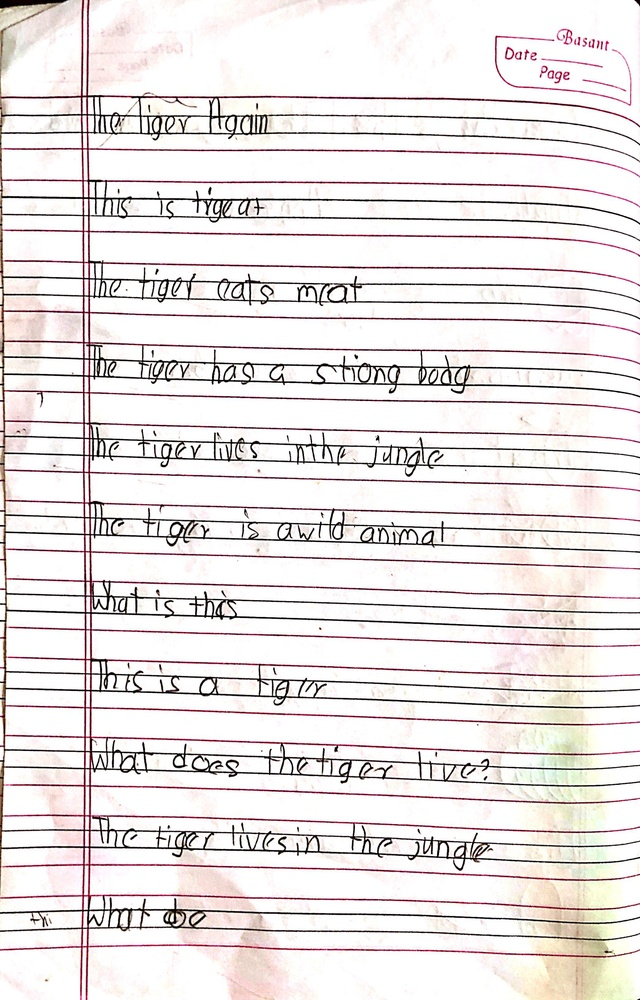
#> input picture dataset/kid1/IMG-20260311-WA0082.jpg, 640 x 1000 px, shrunk from 2088 x 3264 before the run
$ python -i line_removal.py   (imports and definitions only)
#> lines starting #> are read from the running program, lines starting #| are printed output that depends on the picture; after the words box and inside, x2 and y2 are one past the last pixel; in counts of white or black regions, pixels touching at a corner belong together
import cv2
import numpy as np

def inpaint_horizontal_lines(gray):
    se = cv2.getStructuringElement(cv2.MORPH_RECT, (101, 101))
    bg = cv2.morphologyEx(gray, cv2.MORPH_DILATE, se)
    diff = cv2.divide(gray, bg, scale=255)

    line_thresh = cv2.adaptiveThreshold(
        diff, 255,
        cv2.ADAPTIVE_THRESH_MEAN_C,
        cv2.THRESH_BINARY_INV, 15, 10
    )

    horiz_k = cv2.getStructuringElement(cv2.MORPH_RECT, (100, 1))
    lines = cv2.morphologyEx(line_thresh, cv2.MORPH_OPEN, horiz_k)

    mask = cv2.dilate(lines, np.ones((3,1), np.uint8))

    healed = cv2.inpaint(diff, mask, 1, cv2.INPAINT_TELEA)
    return healed

>>> import cv2
>>> picture = cv2.imread('../../dataset/kid1/IMG-20260311-WA0082.jpg', cv2.IMREAD_GRAYSCALE)
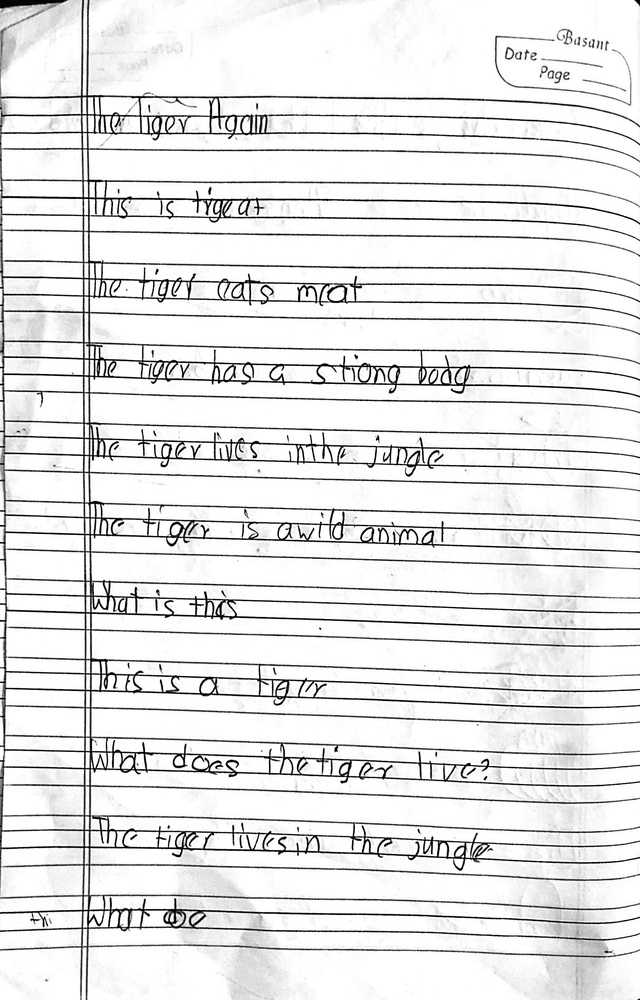
#> picture: shape (1000, 640); min 0, max 255, mean 229.8
>>> result = inpaint_horizontal_lines(picture)
#> in inpaint_horizontal_lines, `bg = cv2.morphologyEx(gray, cv2.MORPH_DILATE, se)`: bg: shape (1000, 640); every value is 255
#> in inpaint_horizontal_lines, `line_thresh = cv2.adaptiveThreshold( diff, 255, cv2.ADAPTIVE_THRESH_ME..`:
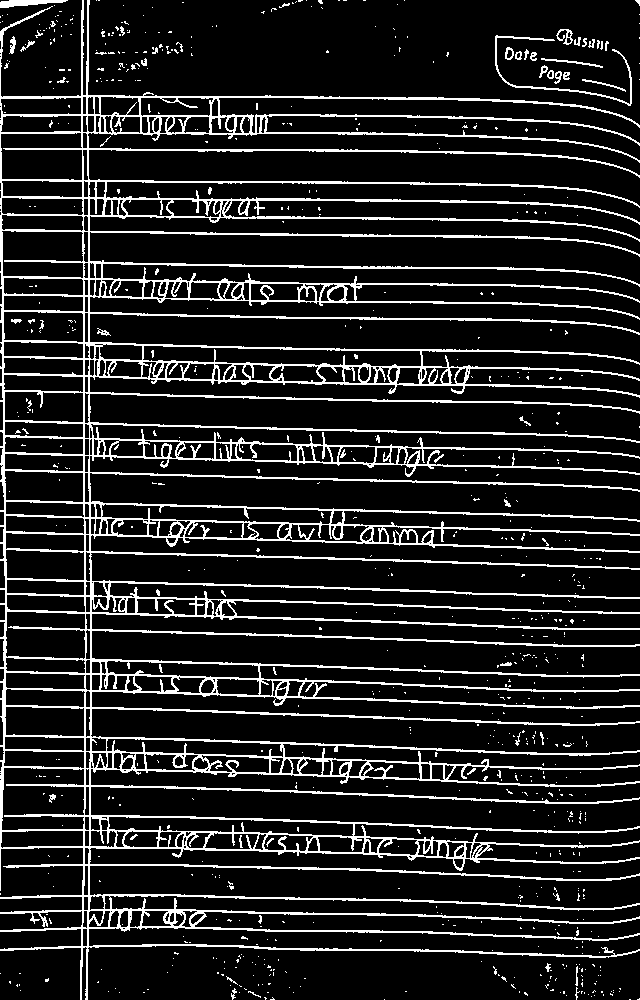
#> line_thresh: shape (1000, 640); 13.2% white in thin lines or dots
#> in inpaint_horizontal_lines, `lines = cv2.morphologyEx(line_thresh, cv2.MORPH_OPEN, horiz_k)`:
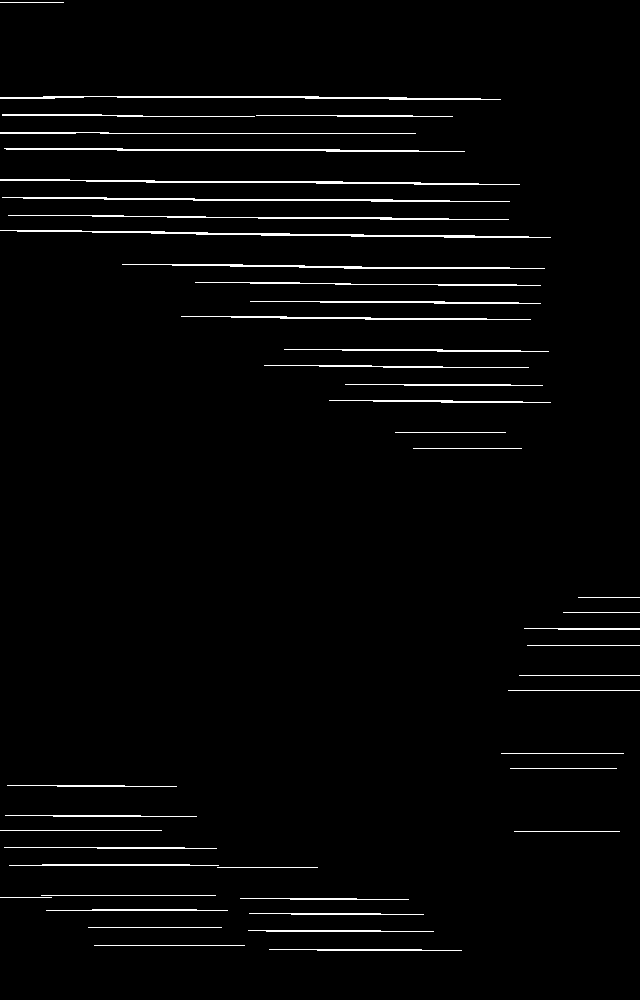
#> lines: shape (1000, 640); 2.4% white in thin lines or dots
#> in inpaint_horizontal_lines, `mask = cv2.dilate(lines, np.ones((3,1), np.uint8))`:
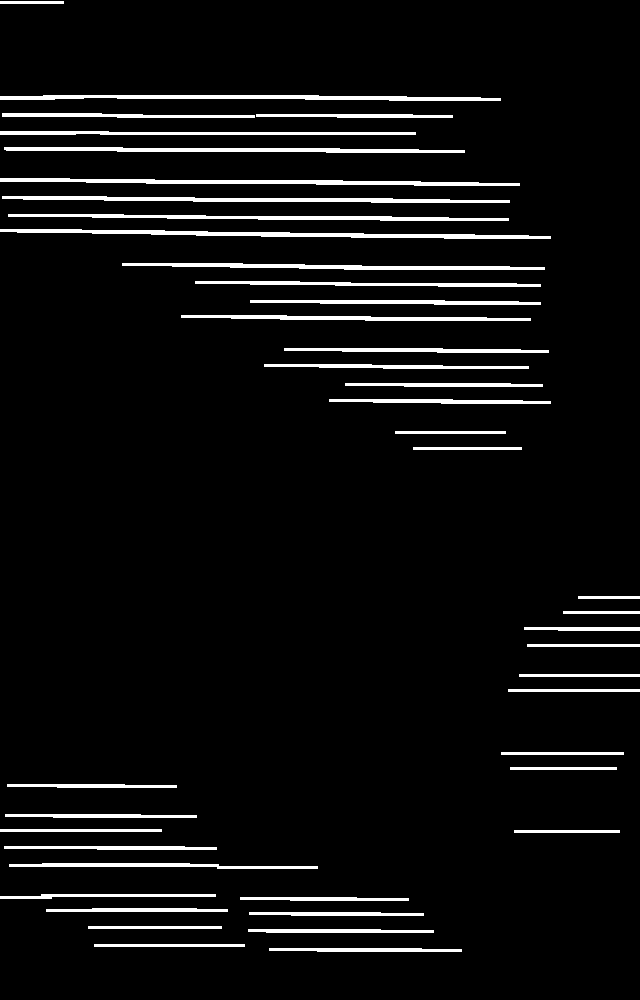
#> mask: shape (1000, 640); 5.5% white; 42 white regions, largest, box (x1, y1, x2, y2) and area: (0, 229, 551, 239) 2254, (0, 178, 520, 186) 2066, (0, 95, 501, 101) 1995
#> in inpaint_horizontal_lines, `healed = cv2.inpaint(diff, mask, 1, cv2.INPAINT_TELEA)`:
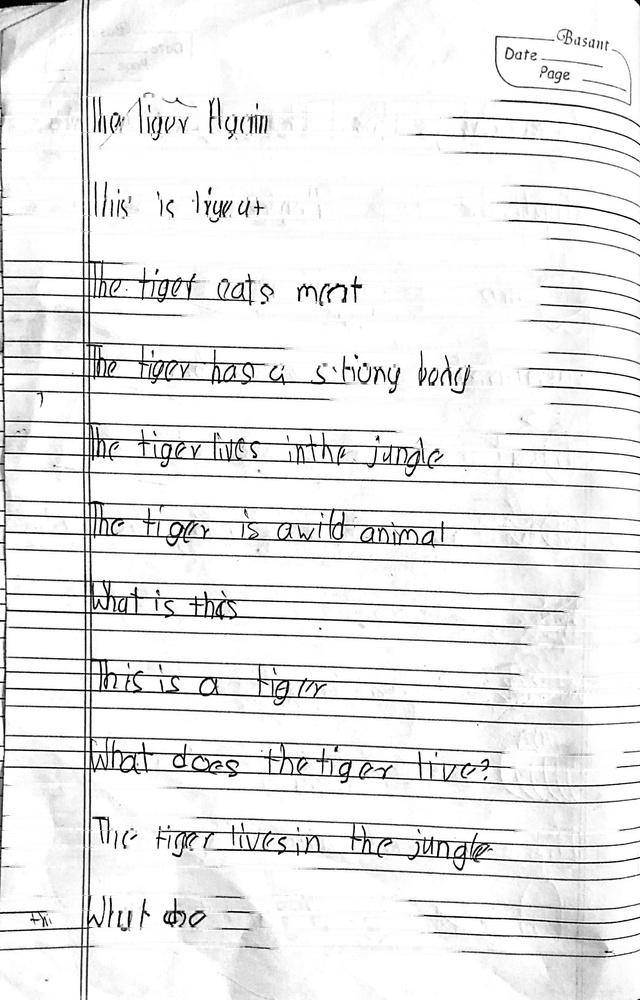
#> healed: shape (1000, 640); min 0, max 255, mean 234.8

$ run again, on dataset/kid1/IMG-20260311-WA0084.jpg
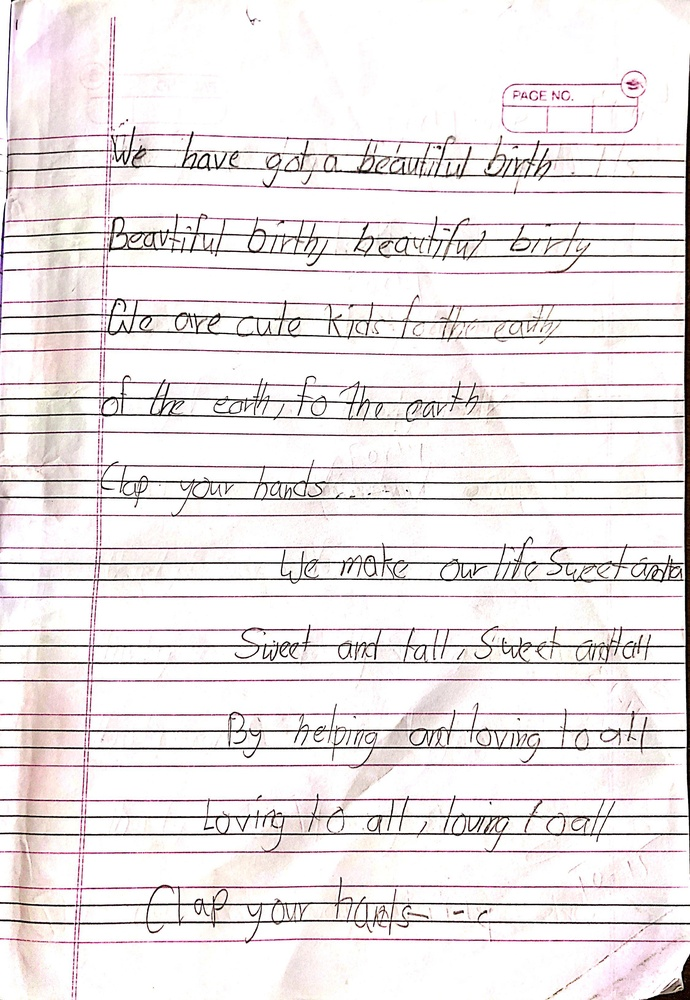
#> input picture dataset/kid1/IMG-20260311-WA0084.jpg, 690 x 1000 px, shrunk from 2248 x 3256 before the run
#> bg: shape (1000, 690); every value is 255
#> in inpaint_horizontal_lines, `line_thresh = cv2.adaptiveThreshold( diff, 255, cv2.ADAPTIVE_THRESH_ME..`:
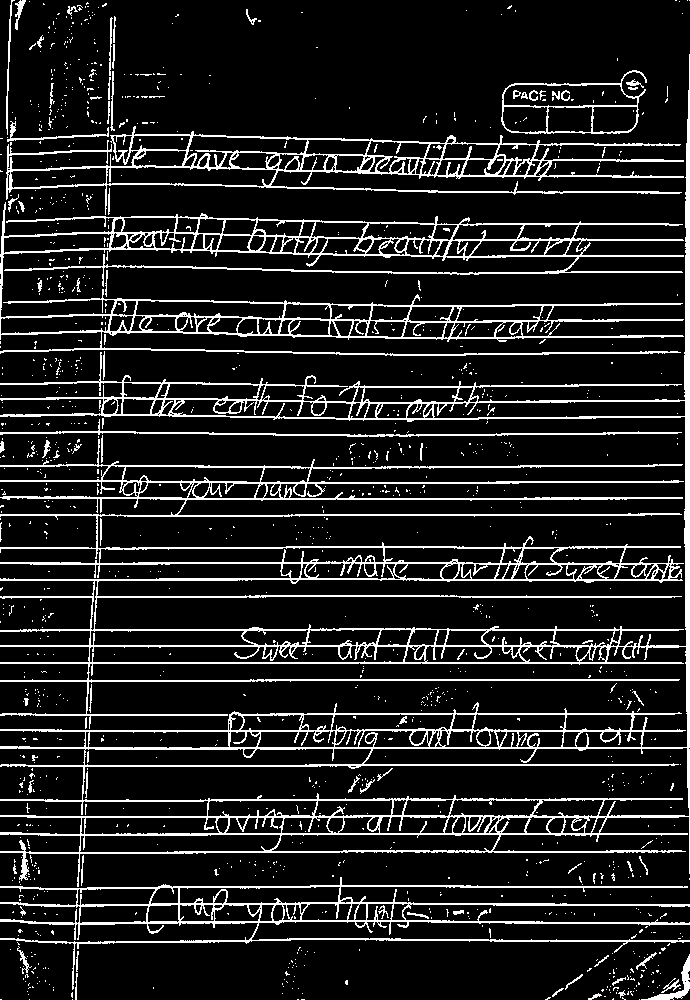
#> line_thresh: shape (1000, 690); 12.5% white in thin lines or dots
#> lines: shape (1000, 690); 5.8% white in thin lines or dots, all inside (x1, y1, x2, y2) = (0, 84, 690, 943)
#> mask: shape (1000, 690); 12.9% white; 59 white regions, largest, box (x1, y1, x2, y2) and area: (0, 746, 690, 751) 2811, (0, 832, 689, 837) 2772, (0, 496, 684, 501) 2751
#> in inpaint_horizontal_lines, `healed = cv2.inpaint(diff, mask, 1, cv2.INPAINT_TELEA)`:
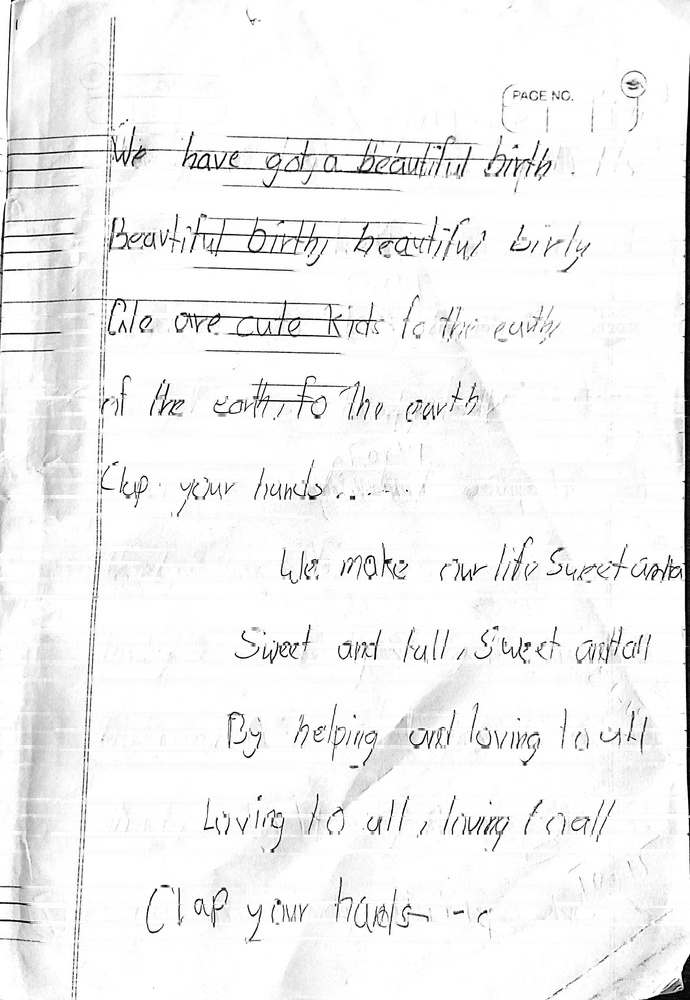
#> healed: shape (1000, 690); min 0, max 255, mean 242.7

$ run again, on dataset/kid1/IMG-20260311-WA0086.jpg
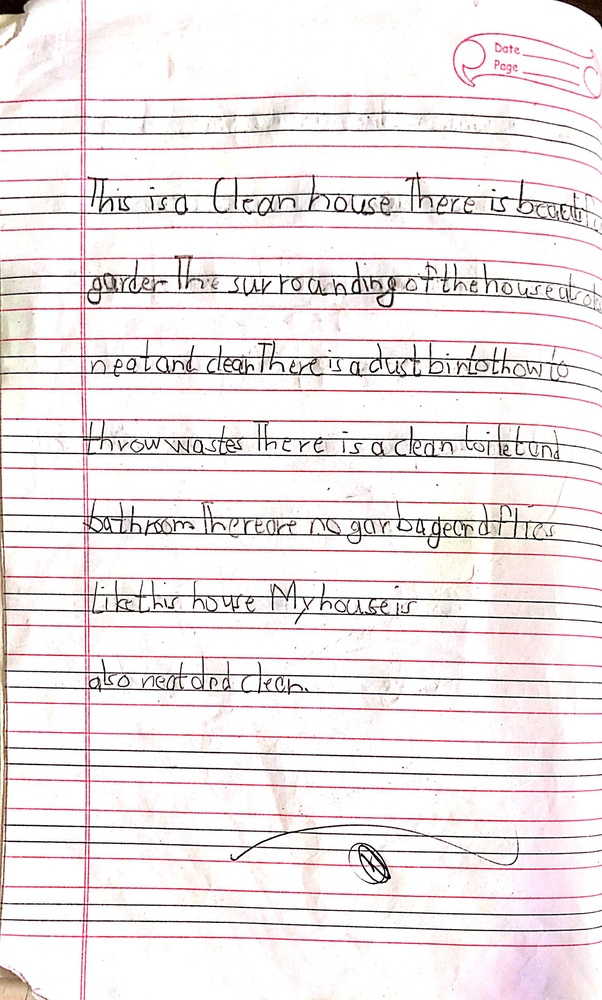
#> input picture dataset/kid1/IMG-20260311-WA0086.jpg, 602 x 1000 px, shrunk from 1928 x 3204 before the run
#> bg: shape (1000, 602); every value is 255
#> in inpaint_horizontal_lines, `line_thresh = cv2.adaptiveThreshold( diff, 255, cv2.ADAPTIVE_THRESH_ME..`:
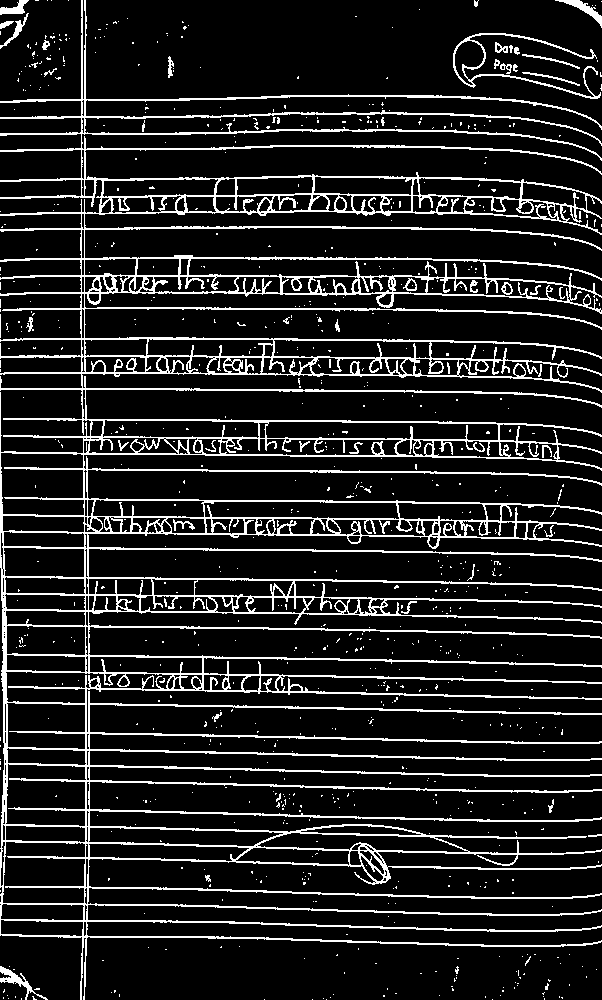
#> line_thresh: shape (1000, 602); 13% white in thin lines or dots
#> lines: shape (1000, 602); 4.2% white in thin lines or dots, all inside (x1, y1, x2, y2) = (0, 95, 602, 946)
#> mask: shape (1000, 602); 9.9% white; 59 white regions, largest, box (x1, y1, x2, y2) and area: (0, 387, 519, 394) 2023, (4, 337, 498, 343) 1872, (4, 418, 497, 424) 1821
#> in inpaint_horizontal_lines, `healed = cv2.inpaint(diff, mask, 1, cv2.INPAINT_TELEA)`:
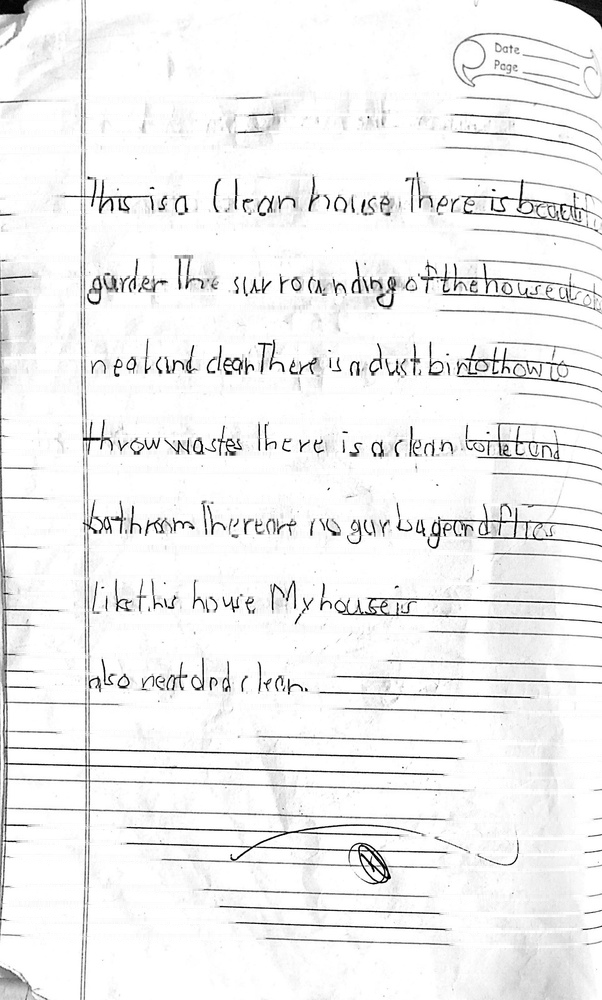
#> healed: shape (1000, 602); min 0, max 255, mean 241
